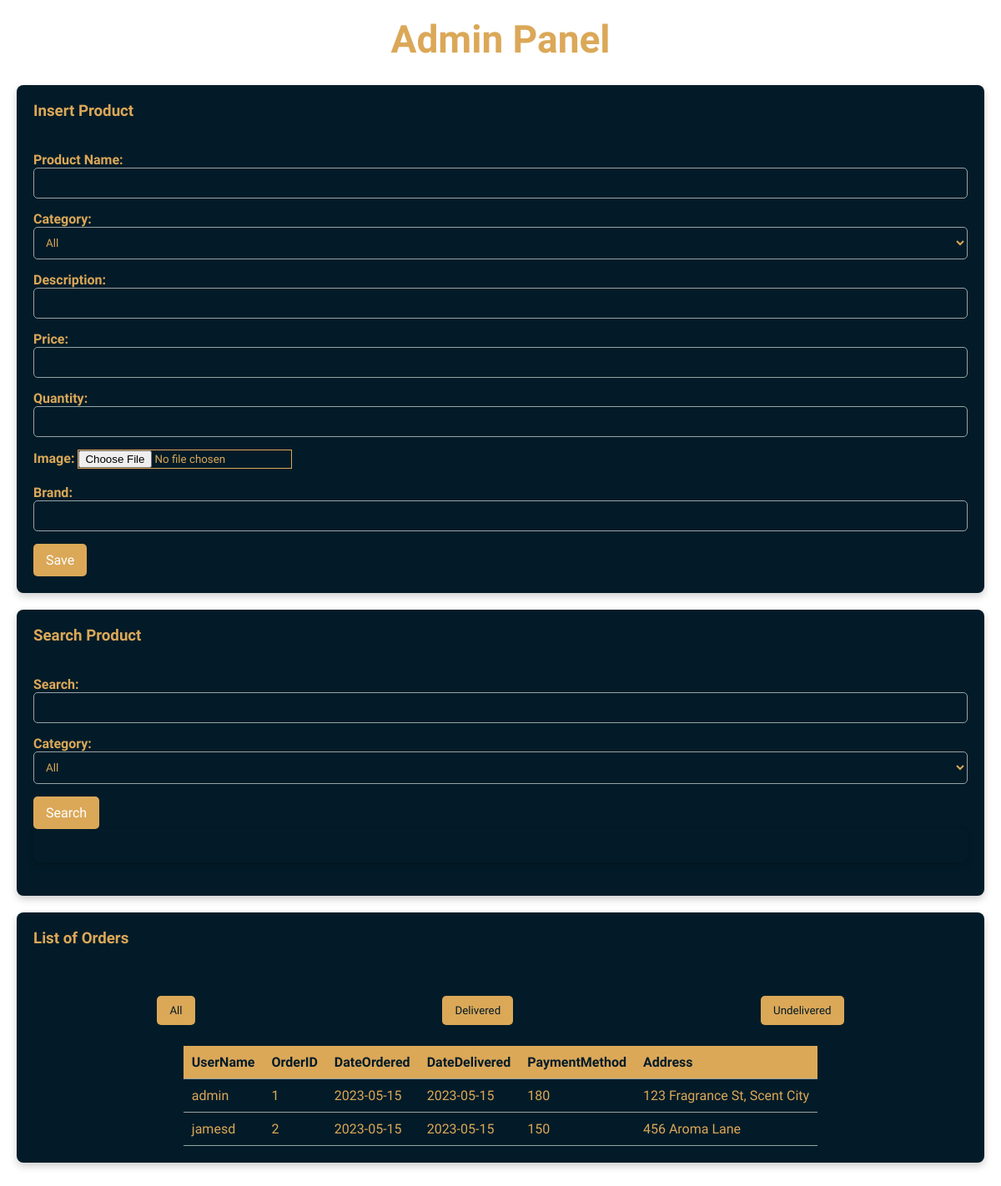
The page /website/inventory.php on the database its author committed.
### tables this page shows
CREATE TABLE `orders` (
  `oid` INT NOT NULL AUTO_INCREMENT,
  `dateod` DATE NOT NULL,
  `datedel` DATE DEFAULT NULL,
  `aid` INT NOT NULL,
  `address` VARCHAR(255) NOT NULL,
  `city` VARCHAR(50) NOT NULL,
  `country` VARCHAR(100) NOT NULL,
  `account` CHAR(16) DEFAULT NULL,
  `total` INT NOT NULL,
  PRIMARY KEY (`oid`),
  FOREIGN KEY (`aid`) REFERENCES `accounts` (`aid`) ON DELETE CASCADE ON UPDATE CASCADE
);

CREATE TABLE `accounts` (
  `aid` INT NOT NULL AUTO_INCREMENT,
  `afname` VARCHAR(100) NOT NULL,
  `alname` VARCHAR(100) NOT NULL,
  `phone` CHAR(10) NOT NULL UNIQUE,
  `email` VARCHAR(100) NOT NULL UNIQUE,
  `dob` DATE NOT NULL,
  `username` VARCHAR(100) NOT NULL UNIQUE,
  `gender` VARCHAR(10) NOT NULL,
  `password` VARCHAR(100) NOT NULL,
  PRIMARY KEY (`aid`)
);

### website/inventory.php (the view, shortened to what this page needs)
<!DOCTYPE html>
<html>
<head>
    <link rel="stylesheet" href="styles.css">
</head>
<body>
    <h2 style="text-align: center;">Admin Panel</h2>
    <br>
    <div class="container1">
        <div class="form-container">
            <h3>Insert Product</h3><br><br>
            <form id="insert-form" action="inventory.php" enctype="multipart/form-data" method="post">
                <label for="name">Product Name:</label>
                <input type="text" id="name" name="name" required>
                <label for="category">Category:</label>
                <select id="category-filter" name="category" required>
                    <option value="all">All</option>
                </select>
                <label for="description">Description:</label>
                <input type="text" id="description" name="description" required>
                <label for="price">Price:</label>
                <input type="number" id="price" name="price" required min='0'>
                <label for="quantity">Quantity:</label>
                <input type="number" id="quantity" name="quantity" required min='0'><br>
                <label for="image">Image:</label>
                <input type="file" name="photo" id="fileInput" required><br><br>
                <label for="brand">Brand:</label>
                <input type="text" id="brand" name="brand" required>
                <button name="ins" type="submit" class="insert-btn">Save</button>
            </form>
        </div>
        <div class="search-container">
            <h3>Search Product</h3><br><br>
            <form id="search-form" action="inventory.php" method="post">
                <label for="search">Search:</label>
                <input type="text" id="search" name="search">
                <label for="category-filter">Category:</label>
                <select id="category-filter" name="cat">
                    <option value="all">All</option>
                </select>
                <button type="submit" id="search-btn" name="search1">Search</button>
            </form>
            <div class="inventory-container">
            </div>
        </div>
    </div>
    <div class="container11">
        <div class="order-container">
            <h3>List of Orders</h3><br><br>
            <div class="btns">
                <a href='inventory.php?a=1'><button id="all-btn">All</button></a>
                <a href='inventory.php?d=1'><button id="delivered-btn">Delivered</button></a>
                <a href='inventory.php?u=1'><button id="undelivered-btn">Undelivered</button></a>
            </div>
            <table id="tab1" style="width: auto; margin: 0 auto;">
                <thead>
                    <tr>
                        <th>UserName</th>
                        <th>OrderID</th>
                        <th>DateOrdered</th>
                        <th>DateDelivered</th>
                        <th>PaymentMethod</th>
                        <th>Address</th>
                    </tr>
                </thead>
                <tbody>
                    <?php
					if (isset($_GET['d'])) {
						include("include/connect.php");
						$query = "SELECT * FROM orders join accounts on orders.aid = accounts.aid where datedel is not NULL";
						$result = mysqli_query($con, $query);
						while ($row = mysqli_fetch_assoc($result)) {
							$aname = $row['username'];
							$oid = $row['oid'];
							$dateod = $row['dateod'];
							$datedel = $row['datedel'];
							$add = $row['address'];
                            $pri = $row['total'];
							if (empty($datedel))
								$datedel = "Not Delivered";
							echo "
										<tr>
										<td>$aname</td>
										<td>$oid</td>
												<td>$dateod</td>
												<td>$datedel</td>
										<td>$pri</td>
										<td>$add</td>
										";
							if ($datedel == "Not Delivered")
								echo "<td><a href='inventory.php?odd=$oid'><button id='oupdate-btn'>SET</button></a></td>";
							echo "</tr>";
						}
					} else {
						include("include/connect.php");
						$query = "SELECT * FROM orders join accounts on orders.aid = accounts.aid";
						$result = mysqli_query($con, $query);
						while ($row = mysqli_fetch_assoc($result)) {
							$aname = $row['username'];
							$oid = $row['oid'];
							$dateod = $row['dateod'];
							$datedel = $row['datedel'];
							$add = $row['address'];
                            $pri = $row['total'];
							echo "
										<tr>
										<td>$aname</td>
										<td>$oid</td>
												<td>$dateod</td>
												<td>$datedel</td>
										<td>$pri</td>
										<td>$add</td>
										";
							echo "</tr>";
						}
					}
					?>
                </tbody>
            </table>
        </div>
    </div>
</body>
</html>

### website/styles.css (style rules this page uses)
* { margin: 0; padding: 0; box-sizing: border-box; font-family: "Spartan", sans-serif; }
html { scroll-behavior: smooth; }
body { width: 100%; color: #DBA858; background-color: #031B28; }
h1, h2, h4, h6, p { color: #DBA858; }
h2 { font-size: 46px; line-height: 54px; }
input, select, textarea { border: 1px solid #DBA858; background-color: #031B28; color: #DBA858; }

### website/inventory.php (style rules this page uses)
body { font-family: 'Arial', sans-serif; background-color: #ffffff; color: #DBA858; margin: 0; padding: 20px; }
h1, h2 { color: #DBA858; margin-bottom: 10px; }
.form-container, .search-container, .inventory-container, .order-container { background-color: #031B28; border-radius: 8px; box-shadow: 0 4px 10px rgba(0, 0, 0, 0.2); padding: 20px; margin-bottom: 20px; }
.form-container label, .search-container label, .order-container label { font-weight: bold; margin-bottom: 5px; color: #DBA858; }
input[type="text"], input[type="number"], select { width: 100%; padding: 10px; border: 1px solid #95a5a6; border-radius: 5px; margin-bottom: 15px; background-color: #031B28; color: #DBA858; }
.insert-btn, #search-btn { background-color: #DBA858; color: white; padding: 10px 15px; border: none; border-radius: 5px; cursor: pointer; font-size: 16px; }
table { width: 100%; border-collapse: collapse; margin-top: 10px; }
th, td { text-align: left; padding: 10px; border-bottom: 1px solid #95a5a6; }
th { background-color: #DBA858; color: #031B28; position: sticky; top: 0; }
.order-container { display: flex; flex-direction: column; gap: 10px; }
.btns { display: flex; justify-content:space-around; margin-bottom: 15px; }
#all-btn, #delivered-btn, #undelivered-btn { background-color: #DBA858; color: #031B28; padding: 10px 15px; border: none; border-radius: 5px; }

### rows shown on the page
orders: aid.username "admin", oid "1", dateod "2023-05-15", datedel "2023-05-15", total "180", address "123 Fragrance St, Scent City"
orders: aid.username "jamesd", oid "2", dateod "2023-05-15", datedel "2023-05-15", total "150", address "456 Aroma Lane"
